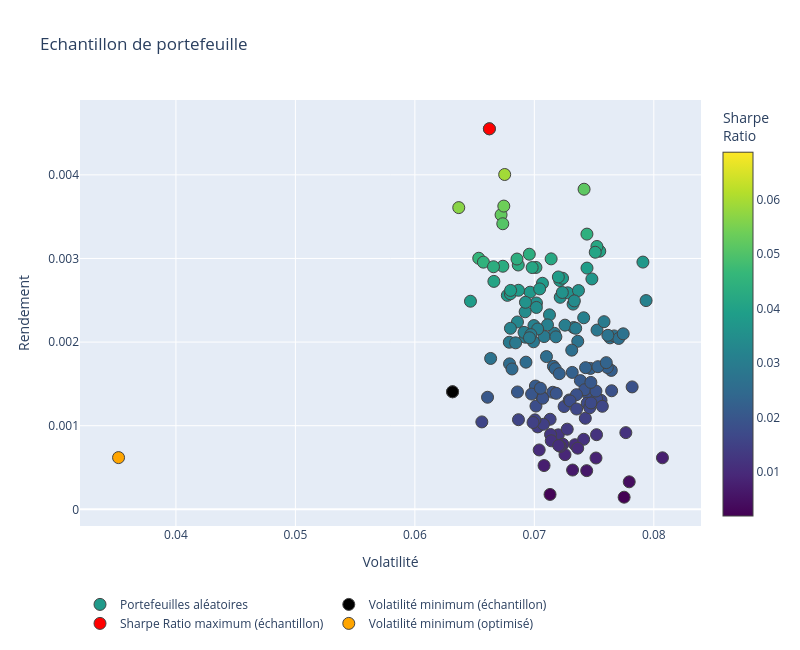

The code cell stored with this chart in its notebook:
### Code cell
## Visualiser le point de portefeuille avec risque minimum sur l'échantillon de portefeuille : Le point orange
Portefeuilles = go.Scatter(name = "Portefeuilles aléatoires", x = risq, y = R_esp, mode = "markers", marker = dict(size = 12,
        color = SR, colorscale = "Viridis", showscale = True, line_width = 1, colorbar = dict(title = "Sharpe<br>Ratio")
        ),text = "portefeuille")
Minimum_Volatilite = go.Scatter(name = "Volatilité minimum (échantillon)", x = [risq[minIndex]], y = [R_esp[minIndex]], mode = "markers",
                                marker = dict(color = "black", size = 12, line_width = 1), text = "Risque minimum" )

Maximum_SharpeRatio = go.Scatter(name = "Sharpe Ratio maximum (échantillon)", x = [risq[maxIndex]], y = [R_esp[maxIndex]], mode = "markers",
                                marker = dict(color = "red", size = 12, line_width = 1), text = "Maximal Sharpe Ratio" )

MinVol_Portefeuille = go.Scatter(name = "Volatilité minimum (optimisé)", x = [MinVolRisk], y = [MinVolRend], mode = "markers",
                                marker = dict(color = "orange", size = 12, line_width = 1), text = "Le Portefeuille avec risque minimum" )
                                
data = [Portefeuilles, Minimum_Volatilite, Maximum_SharpeRatio, MinVol_Portefeuille]

layout = go.Layout(title = "Echantillon de portefeuille", yaxis = dict(title = "Rendement"), xaxis = dict(title = "Volatilité"),
                    width = 800, height = 650, showlegend = True, legend = dict(orientation = "h", x = 0, y = -0.15))
fig = go.Figure(data = data, layout = layout)

fig.show()

### Figure 1 — Plotly figure (JSON) as saved in the notebook; plotly's stock layout.template omitted (floating-point values rounded to 4 significant figures; data arrays with more than 128 entries replaced by an {"elided": "..."} marker saying what was removed)
{"data": [{"marker": {"color": {"elided": "150 float values"}, "colorbar": {"title": {"text": "Sharpe<br>Ratio"}}, "colorscale": [[0, "#440154"], [0.1111, "#482878"], [0.2222, "#3e4989"], [0.3333, "#31688e"], [0.4444, "#26828e"], [0.5556, "#1f9e89"], [0.6667, "#35b779"], [0.7778, "#6ece58"], [0.8889, "#b5de2b"], [1, "#fde725"]], "line": {"width": 1}, "showscale": true, "size": 12}, "mode": "markers", "name": "Portefeuilles aléatoires", "text": "portefeuille", "type": "scatter", "x": {"elided": "150 float values"}, "y": {"elided": "150 float values"}}, {"marker": {"color": "black", "line": {"width": 1}, "size": 12}, "mode": "markers", "name": "Volatilité minimum (échantillon)", "text": "Risque minimum", "type": "scatter", "x": [0.06316], "y": [0.001406]}, {"marker": {"color": "red", "line": {"width": 1}, "size": 12}, "mode": "markers", "name": "Sharpe Ratio maximum (échantillon)", "text": "Maximal Sharpe Ratio", "type": "scatter", "x": [0.06624], "y": [0.004551]}, {"marker": {"color": "orange", "line": {"width": 1}, "size": 12}, "mode": "markers", "name": "Volatilité minimum (optimisé)", "text": "Le Portefeuille avec risque minimum", "type": "scatter", "x": [0.0352], "y": [0.0006184]}], "layout": {"height": 650, "legend": {"orientation": "h", "x": 0, "y": -0.15}, "showlegend": true, "title": {"text": "Echantillon de portefeuille"}, "width": 800, "xaxis": {"title": {"text": "Volatilité"}}, "yaxis": {"title": {"text": "Rendement"}}}}
